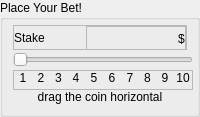
               <widget class="QGroupBox" name="groupbox_bet">
                <property name="enabled">
                 <bool>true</bool>
                </property>
                <property name="sizePolicy">
                 <sizepolicy hsizetype="Preferred" vsizetype="Fixed">
                  <horstretch>0</horstretch>
                  <verstretch>0</verstretch>
                 </sizepolicy>
                </property>
                <property name="minimumSize">
                 <size>
                  <width>200</width>
                  <height>0</height>
                 </size>
                </property>
                <property name="maximumSize">
                 <size>
                  <width>200</width>
                  <height>16777215</height>
                 </size>
                </property>
                <property name="toolTip">
                 <string/>
                </property>
                <property name="styleSheet">
                 <string notr="true"/>
                </property>
                <property name="title">
                 <string>Place Your Bet!</string>
                </property>
                <layout class="QVBoxLayout" name="verticalLayout_8">
                 <property name="spacing">
                  <number>0</number>
                 </property>
                 <property name="leftMargin">
                  <number>10</number>
                 </property>
                 <property name="topMargin">
                  <number>5</number>
                 </property>
                 <property name="rightMargin">
                  <number>10</number>
                 </property>
                 <property name="bottomMargin">
                  <number>10</number>
                 </property>
                 <item>
                  <widget class="QFrame" name="frame_stake">
                   <property name="minimumSize">
                    <size>
                     <width>0</width>
                     <height>25</height>
                    </size>
                   </property>
                   <property name="maximumSize">
                    <size>
                     <width>16777215</width>
                     <height>25</height>
                    </size>
                   </property>
                   <property name="frameShape">
                    <enum>QFrame::Shape::StyledPanel</enum>
                   </property>
                   <property name="frameShadow">
                    <enum>QFrame::Shadow::Raised</enum>
                   </property>
                   <layout class="QHBoxLayout" name="horizontalLayout_19">
                    <property name="spacing">
                     <number>0</number>
                    </property>
                    <property name="leftMargin">
                     <number>0</number>
                    </property>
                    <property name="topMargin">
                     <number>0</number>
                    </property>
                    <property name="rightMargin">
                     <number>0</number>
                    </property>
                    <property name="bottomMargin">
                     <number>0</number>
                    </property>
                    <item>
                     <widget class="QLabel" name="label_stake">
                      <property name="text">
                       <string>Stake</string>
                      </property>
                     </widget>
                    </item>
                    <item>
                     <spacer name="horizontalSpacer_2">
                      <property name="orientation">
                       <enum>Qt::Orientation::Horizontal</enum>
                      </property>
                      <property name="sizeHint" stdset="0">
                       <size>
                        <width>40</width>
                        <height>20</height>
                       </size>
                      </property>
                     </spacer>
                    </item>
                    <item>
                     <widget class="QFrame" name="frame_bet_amount">
                      <property name="minimumSize">
                       <size>
                        <width>100</width>
                        <height>25</height>
                       </size>
                      </property>
                      <property name="maximumSize">
                       <size>
                        <width>100</width>
                        <height>25</height>
                       </size>
                      </property>
                      <property name="frameShape">
                       <enum>QFrame::Shape::StyledPanel</enum>
                      </property>
                      <property name="frameShadow">
                       <enum>QFrame::Shadow::Raised</enum>
                      </property>
                      <layout class="QHBoxLayout" name="horizontalLayout_23">
                       <property name="spacing">
                        <number>3</number>
                       </property>
                       <property name="leftMargin">
                        <number>0</number>
                       </property>
                       <property name="topMargin">
                        <number>0</number>
                       </property>
                       <property name="rightMargin">
                        <number>0</number>
                       </property>
                       <property name="bottomMargin">
                        <number>0</number>
                       </property>
                       <item>
                        <spacer name="horizontalSpacer_3">
                         <property name="orientation">
                          <enum>Qt::Orientation::Horizontal</enum>
                         </property>
                         <property name="sizeHint" stdset="0">
                          <size>
                           <width>40</width>
                           <height>20</height>
                          </size>
                         </property>
                        </spacer>
                       </item>
                       <item>
                        <widget class="QLabel" name="label_stake_amount">
                         <property name="layoutDirection">
                          <enum>Qt::LayoutDirection::LeftToRight</enum>
                         </property>
                         <property name="text">
                          <string/>
                         </property>
                         <property name="scaledContents">
                          <bool>true</bool>
                         </property>
                        </widget>
                       </item>
                       <item>
                        <widget class="QLabel" name="label_stake_dollar">
                         <property name="text">
                          <string>$</string>
                         </property>
                         <property name="alignment">
                          <set>Qt::AlignmentFlag::AlignCenter</set>
                         </property>
                        </widget>
                       </item>
                      </layout>
                     </widget>
                    </item>
                   </layout>
                  </widget>
                 </item>
                 <item>
                  <widget class="QSlider" name="slider_bet">
                   <property name="enabled">
                    <bool>true</bool>
                   </property>
                   <property name="minimumSize">
                    <size>
                     <width>180</width>
                     <height>20</height>
                    </size>
                   </property>
                   <property name="maximumSize">
                    <size>
                     <width>180</width>
                     <height>20</height>
                    </size>
                   </property>
                   <property name="minimum">
                    <number>1</number>
                   </property>
                   <property name="maximum">
                    <number>10</number>
                   </property>
                   <property name="singleStep">
                    <number>1</number>
                   </property>
                   <property name="pageStep">
                    <number>1</number>
                   </property>
                   <property name="sliderPosition">
                    <number>1</number>
                   </property>
                   <property name="tracking">
                    <bool>true</bool>
                   </property>
                   <property name="orientation">
                    <enum>Qt::Orientation::Horizontal</enum>
                   </property>
                  </widget>
                 </item>
                 <item>
                  <widget class="QFrame" name="frame_stake_amount">
                   <property name="sizePolicy">
                    <sizepolicy hsizetype="Fixed" vsizetype="Preferred">
                     <horstretch>0</horstretch>
                     <verstretch>0</verstretch>
                    </sizepolicy>
                   </property>
                   <property name="minimumSize">
                    <size>
                     <width>180</width>
                     <height>20</height>
                    </size>
                   </property>
                   <property name="maximumSize">
                    <size>
                     <width>16777215</width>
                     <height>20</height>
                    </size>
                   </property>
                   <property name="frameShape">
                    <enum>QFrame::Shape::StyledPanel</enum>
                   </property>
                   <property name="frameShadow">
                    <enum>QFrame::Shadow::Raised</enum>
                   </property>
                   <layout class="QHBoxLayout" name="horizontalLayout">
                    <property name="spacing">
                     <number>0</number>
                    </property>
                    <property name="leftMargin">
                     <number>0</number>
                    </property>
                    <property name="topMargin">
                     <number>0</number>
                    </property>
                    <property name="rightMargin">
                     <number>0</number>
                    </property>
                    <property name="bottomMargin">
                     <number>0</number>
                    </property>
                    <item>
                     <widget class="QLabel" name="label_stake_amount_1">
                      <property name="text">
                       <string>1</string>
                      </property>
                      <property name="alignment">
                       <set>Qt::AlignmentFlag::AlignHCenter|Qt::AlignmentFlag::AlignTop</set>
                      </property>
                     </widget>
                    </item>
                    <item>
                     <widget class="QLabel" name="label_stake_amount_3">
                      <property name="text">
                       <string>2</string>
                      </property>
                      <property name="alignment">
                       <set>Qt::AlignmentFlag::AlignHCenter|Qt::AlignmentFlag::AlignTop</set>
                      </property>
                     </widget>
                    </item>
                    <item>
                     <widget class="QLabel" name="label_stake_amount_4">
                      <property name="text">
                       <string>3</string>
                      </property>
                      <property name="alignment">
                       <set>Qt::AlignmentFlag::AlignHCenter|Qt::AlignmentFlag::AlignTop</set>
                      </property>
                     </widget>
                    </item>
                    <item>
                     <widget class="QLabel" name="label_stake_amount_5">
                      <property name="text">
                       <string>4</string>
                      </property>
                      <property name="alignment">
                       <set>Qt::AlignmentFlag::AlignHCenter|Qt::AlignmentFlag::AlignTop</set>
                      </property>
                     </widget>
                    </item>
                    <item>
                     <widget class="QLabel" name="label_stake_amount_6">
                      <property name="text">
                       <string>5</string>
                      </property>
                      <property name="alignment">
                       <set>Qt::AlignmentFlag::AlignHCenter|Qt::AlignmentFlag::AlignTop</set>
                      </property>
                     </widget>
                    </item>
                    <item>
                     <widget class="QLabel" name="label_stake_amount_7">
                      <property name="text">
                       <string>6</string>
                      </property>
                      <property name="alignment">
                       <set>Qt::AlignmentFlag::AlignHCenter|Qt::AlignmentFlag::AlignTop</set>
                      </property>
                     </widget>
                    </item>
                    <item>
                     <widget class="QLabel" name="label_stake_amount_8">
                      <property name="text">
                       <string>7</string>
                      </property>
                      <property name="alignment">
                       <set>Qt::AlignmentFlag::AlignHCenter|Qt::AlignmentFlag::AlignTop</set>
                      </property>
                     </widget>
                    </item>
                    <item>
                     <widget class="QLabel" name="label_stake_amount_2">
                      <property name="text">
                       <string>8</string>
                      </property>
                      <property name="alignment">
                       <set>Qt::AlignmentFlag::AlignHCenter|Qt::AlignmentFlag::AlignTop</set>
                      </property>
                     </widget>
                    </item>
                    <item>
                     <widget class="QLabel" name="label_stake_amount_9">
                      <property name="text">
                       <string>9</string>
                      </property>
                      <property name="alignment">
                       <set>Qt::AlignmentFlag::AlignHCenter|Qt::AlignmentFlag::AlignTop</set>
                      </property>
                     </widget>
                    </item>
                    <item>
                     <widget class="QLabel" name="label_stake_amount_10">
                      <property name="text">
                       <string>10</string>
                      </property>
                      <property name="alignment">
                       <set>Qt::AlignmentFlag::AlignHCenter|Qt::AlignmentFlag::AlignTop</set>
                      </property>
                     </widget>
                    </item>
                   </layout>
                  </widget>
                 </item>
                 <item>
                  <widget class="QLabel" name="label_bet_info">
                   <property name="styleSheet">
                    <string notr="true"/>
                   </property>
                   <property name="text">
                    <string>drag the coin horizontal</string>
                   </property>
                   <property name="alignment">
                    <set>Qt::AlignmentFlag::AlignCenter</set>
                   </property>
                  </widget>
                 </item>
                </layout>
               </widget>
